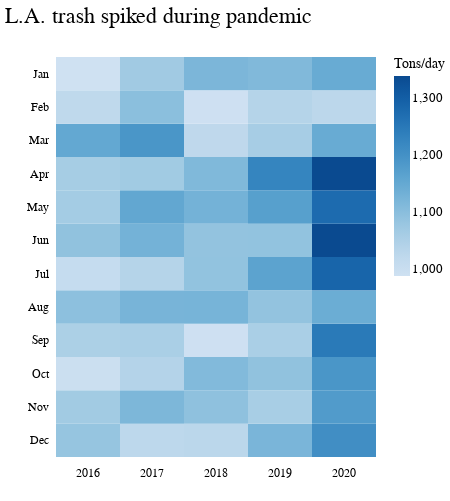

Here is the notebook cell this chart was saved with:
### Code cell
alt.Chart(month_grp, title="L.A. trash spiked during pandemic").mark_rect().encode(
    x=alt.X(
        "year(month_year):O",
        axis=alt.Axis(
            tickCount=4, gridColor="#dddddd", offset=6, tickSize=0, domainOpacity=0
        ),
        title=" ",
    ),
    y=alt.Y(
        "month(month_year):O",
        title=" ",
        axis=alt.Axis(
            tickCount=4, gridColor="#dddddd", offset=6, tickSize=0, domainOpacity=0
        ),
    ),
    color=alt.Color(
        "mean(tons_per_day):Q", scale=alt.Scale(scheme="blues"), title="Tons/day"
    ),
).properties(width=320, height=400).configure_view(strokeOpacity=0)

### Figure 1 — Vega-Lite specification as saved in the notebook (floating-point values rounded to 4 significant figures; data arrays with more than 128 entries replaced by an {"elided": "..."} marker saying what was removed)
{"config": {"view": {"width": 800, "height": 450, "strokeOpacity": 0}, "background": "#ffffff", "title": {"anchor": "start", "font": "BentonGothic-Bold, sans", "fontColor": "#000000", "fontSize": 22, "fontWeight": "normal"}, "arc": {"fill": "#82c6df"}, "area": {"fill": "#82c6df"}, "line": {"stroke": "#82c6df", "strokeWidth": 3}, "path": {"stroke": "#82c6df"}, "rect": {"fill": "#82c6df"}, "shape": {"stroke": "#82c6df"}, "bar": {"fill": "#82c6df"}, "point": {"stroke": "#82c6df"}, "symbol": {"fill": "#82c6df", "size": 30}, "axis": {"titleFont": "BentonGothic-Bold, sans", "titleFontSize": 14, "titleFontWeight": "normal", "labelFont": "BentonGothic, sans", "labelFontSize": 12, "labelFontWeight": "normal"}, "axisX": {"labelAngle": 0, "labelPadding": 4, "tickSize": 3}, "axisY": {"labelBaseline": "middle", "maxExtent": 45, "minExtent": 45, "tickSize": 2, "titleAlign": "left", "titleAngle": 0, "titleX": -45, "titleY": -11}, "legend": {"titleFont": "BentonGothic-Bold, sans", "titleFontSize": 14, "titleFontWeight": "normal", "symbolType": "square", "labelFont": "BentonGothic, sans", "labelFontSize": 13}, "range": {"category": ["#3580b1", "#ec8431", "#ab7fb4", "#c89d29", "#adc839", "#829eb1"], "diverging": ["#e68a4f", "#f4bb6a", "#f9e39c", "#dadfe2", "#a6b7c6", "#849eae"], "heatmap": ["#fbf2c7", "#f9e39c", "#f8d36e", "#f4bb6a", "#e68a4f", "#d15a40", "#ab4232"], "ordinal": ["#fbf2c7", "#f9e39c", "#f8d36e", "#f4bb6a", "#e68a4f", "#d15a40", "#ab4232"], "ramp": ["#fbf2c7", "#f9e39c", "#f8d36e", "#f4bb6a", "#e68a4f", "#d15a40", "#ab4232"]}}, "data": {"name": "data-429d64daf1a07e4b36c5bb72d6ab5b44"}, "mark": "rect", "encoding": {"color": {"type": "quantitative", "aggregate": "mean", "field": "tons_per_day", "scale": {"scheme": "blues"}, "title": "Tons/day"}, "x": {"type": "ordinal", "axis": {"domainOpacity": 0, "gridColor": "#dddddd", "offset": 6, "tickCount": 4, "tickSize": 0}, "field": "month_year", "timeUnit": "year", "title": " "}, "y": {"type": "ordinal", "axis": {"domainOpacity": 0, "gridColor": "#dddddd", "offset": 6, "tickCount": 4, "tickSize": 0}, "field": "month_year", "timeUnit": "month", "title": " "}}, "height": 400, "title": "L.A. trash spiked during pandemic", "width": 320, "$schema": "https://vega.github.io/schema/vega-lite/v4.8.1.json", "datasets": {"data-429d64daf1a07e4b36c5bb72d6ab5b44": {"elided": "240 records"}}}
